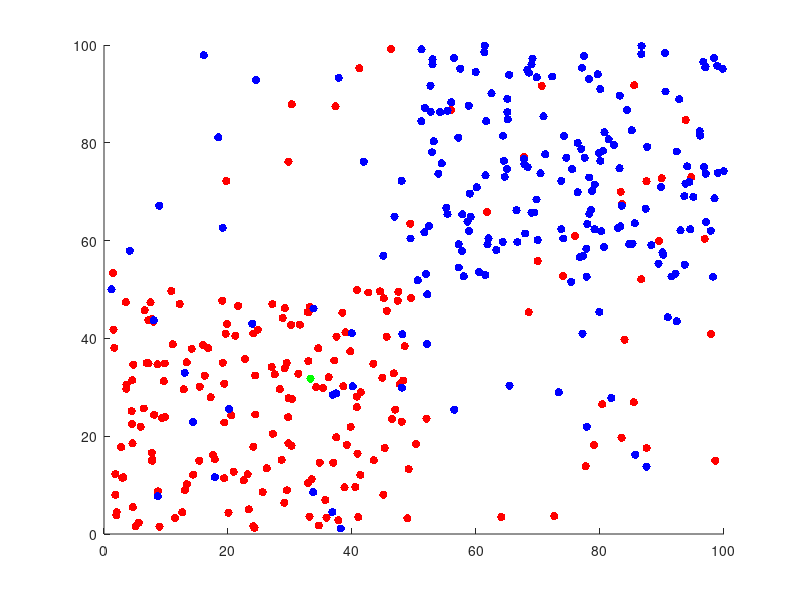

Write the MATLAB code that produced this figure. (Note: this script raises an error after producing the figure.)
% ### Master’s Degree in Artificial Intelligence and Computer Science
% **OPTIMIZATION FOR MACHINE LEARNING - 6 CFU**

% #### Project N. 23

% Given the dataset `dataset3.mat`, where `X` is the matrix whose rows contain the points to be classified and `y` is the array of the corresponding class labels, perform a spherical separation aimed at separating the set A from the set B, based on the following guidelines:

% 1. **Kernel Choice**
%    - Use the Gaussian kernel with σ = 1.

% 2. **Set Selection**
%    - Choose the sets A and B at your convenience, between the two sets of points (positive with label +1 and negative with label -1).

% 3. **Cross-Validation**
%    - Perform a bilevel 10-fold cross validation.
%    - For model selection, use a 5-fold cross validation.
%    - In fixing the grid of C, consider only the cases such that:
%      \[
%      C \geq \frac{1}{2r}
%      \]
%      where \( r = \min\{m, k\} \), with \( m = |A| \) and \( k = |B| \).

% 4. **Sphere Center**
%    - Each time, fix the center \( x_0 \) of the separating sphere \( S(x_0, R) \):
%      \[
%      S(x_0, R) \triangleq \{ x \in \mathbb{R}^n \mid \|x - x_0\|^2 = R^2 \}
%      \]
%      as the barycenter of the set A.

% 5. **Performance Indexes**
%    - Compute the following performance indexes:
%      - Average training correctness
%      - Average training sensitivity
%      - Average training specificity
%      - Average training F-score
%      - Average testing correctness (accuracy)
%      - Average testing sensitivity
%      - Average testing specificity
%      - Average testing F-score



clear;

% Load data
load dataset23.mat

% Print the data
X;

% Definizione della funzione kernel gaussiana
% Questa funzione calcola la distanza euclidea quadrata tra due insiemi di punti
% e applica la funzione kernel gaussiana
function K = gaussianKernel(X1, X2, sigma)
    % Calculate the squared Euclidean distance
    dist2 = pdist2(X1, X2, 'euclidean').^2;
    % Apply the Gaussian kernel function
    K = exp(-dist2 / (2 * sigma^2));
end





% Formula separazione sferica

%min {z, \Xsi, \Psi} z + C \sum_{i=1}^m \Xsi_i + C \sum_{l=1}^k \Psi_l

%                    Xsi_i >= ||a_i - x_0||^2 - z, i = 1, ..., m
%                    Psi_i >= z - ||b_l - x_0||^2, i = 1, ..., m
%                    Xsi_i >= 0, i = 1, ..., m
%                    Psi_i >= 0, i = 1, ..., k
%                    z >= 0


[numPoints, dim] = size(X);

numVar = 1 + numPoints;
Positive = [];
Negative = [];

for i = 1 :numPoints
    if y(i) == 1
        Positive = [Positive; X(i, :)];
    else
        Negative = [Negative; X(i, :)];
    endif
end


m = size(Positive, 1);

k = size(Negative, 1);

% Plot points

hold on;

scatter(Positive(:, 1), Positive(:, 2), 'r', 'filled');
scatter(Negative(:, 1), Negative(:, 2), 'b', 'filled');

waitforbuttonpress();


% Troviamo la media per il baricentro sui positivi
hold on;

% calculate using mean function
mediaX = mean(Positive(:, 1));
mediaY = mean(Positive(:, 2));

% Plot baricentro
scatter(mediaX, mediaY, 'g', 'filled');

waitforbuttonpress();

%Salviamo le medie in un vettore X0
x0 = [mediaX mediaY];


%Trasformiamo la formula in forma normale

%min {z, \Xsi, \Psi} z + C \sum_{i=1}^m \Xsi_i + C \sum_{l=1}^k \Psi_l

%                    Xsi_i  + z >= + ||a_i - x_0||^2, i = 1, ..., m
%                    Psi_i  - z >= - ||b_l - x_0||^2, i = 1, ..., k
%                    Xsi_i >= 0, i = 1, ..., m
%                    Psi_i >= 0, i = 1, ..., k
%                    z >= 0

%Definiamo il vettore c
c = ones(numVar, 1);

% Cambiamo il valore di c dopo 1  a fine
for i=2:numVar
    c(i) = 1;
end

%Definiamo la matrice A

A = zeros(numPoints, numVar);

for i=1:numPoints
    A(i, 1+i) = 1; %Per Xsi e Psi
    A(i, 1) = y(i);
end

%Definiamo il vettore b
b = zeros(numPoints, 1);

% Assegnazione dei valori
for i=1:numPoints
    b(i) = norm(X(i, :) - x0)^2 * y(i);
end

%Definiamo il vettore lb
lb = zeros(numVar, 1);

%Definiamo il vettore ub
ub = [];

%Definiamo il vettore ctype
ctype = repmat("L", 1, numPoints);

%Definiamo il vettore vartype
vartype = repmat("C", 1, numVar);

%Definiamo il vettore sense
sense = 1;

%Risoluzione del problema
[xopt, fopt, status, extra] = glpk(c, A, b, lb, ub, ctype, vartype, sense);

% Stampiamo una circonferenza partendo dal baricentro e con
%raggio pari
drawCircumference(x0, sqrt(fopt),'k');
waitforbuttonpress();
